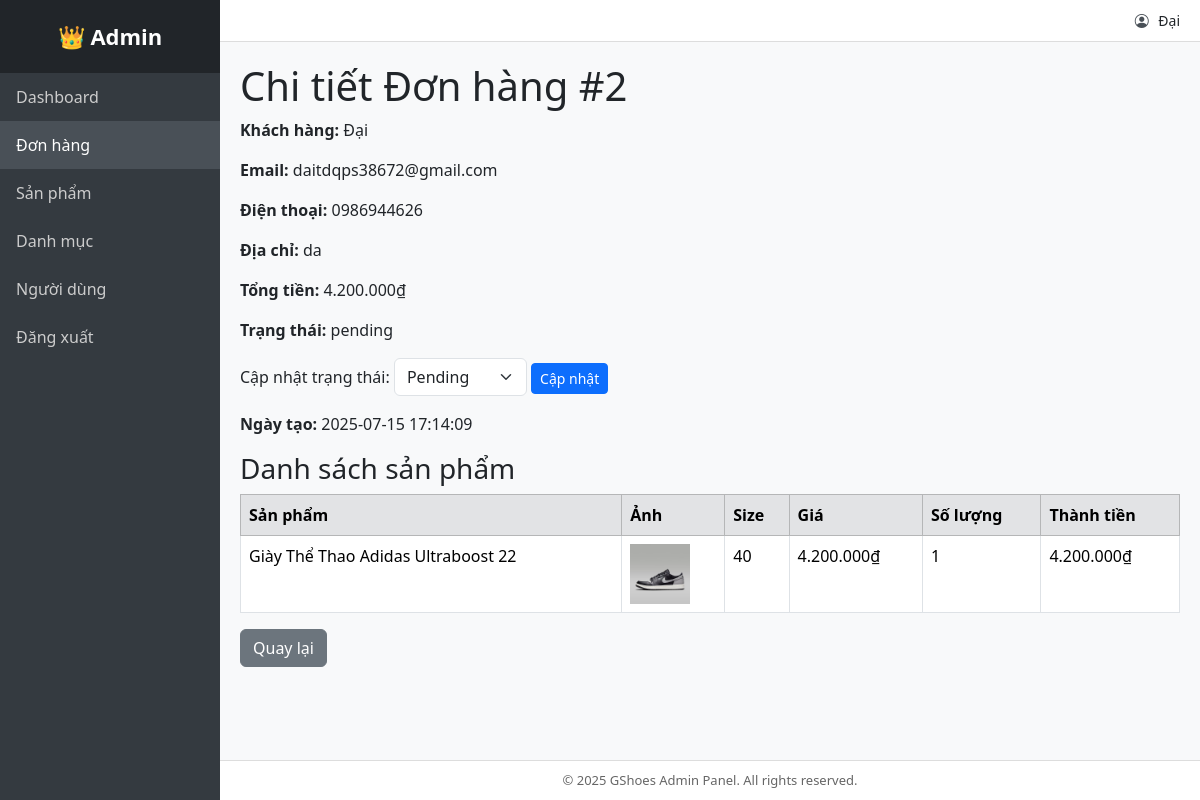
The page /admin/index.php?controller=order&action=detail&id=2 (signed in) on the database its author committed.
### tables this page shows
CREATE TABLE `orders` (
  `id` int(10) UNSIGNED NOT NULL,
  `user_id` int(10) UNSIGNED DEFAULT NULL,
  `customer_name` varchar(100) NOT NULL,
  `customer_email` varchar(100) DEFAULT NULL,
  `customer_phone` varchar(20) DEFAULT NULL,
  `customer_address` text DEFAULT NULL,
  `total` decimal(12,2) NOT NULL,
  `status` enum('pending','paid','shipping','completed','cancelled') DEFAULT 'pending',
  `created_at` datetime DEFAULT current_timestamp()
);

CREATE TABLE `order_items` (
  `order_id` int(10) UNSIGNED NOT NULL,
  `product_id` int(10) UNSIGNED NOT NULL,
  `size_eu` tinyint(3) UNSIGNED NOT NULL,
  `price` decimal(12,2) NOT NULL,
  `qty` smallint(5) UNSIGNED NOT NULL
);

CREATE TABLE `products` (
  `id` int(10) UNSIGNED NOT NULL,
  `category_id` int(10) UNSIGNED NOT NULL,
  `name` varchar(150) NOT NULL,
  `sku` varchar(50) NOT NULL,
  `price` decimal(12,2) NOT NULL,
  `description` text DEFAULT NULL,
  `thumbnail` varchar(255) DEFAULT NULL,
  `created_at` timestamp NOT NULL DEFAULT current_timestamp()
);

### admin/controllers/OrderController.php (called while the page is built, shortened)
<?php
require_once __DIR__ . '/../models/OrderModel.php';
class OrderController
{
    private $model;
    public function __construct()
    {
        $this->model = new OrderModel();
    }
    public function detail()
    {
        $id = $_GET['id'] ?? 0;
        $order = $this->model->getById($id);
        require __DIR__ . '/../views/order/detail.php';
    }
}

### includes/db.php (called while the page is built)
<?php
function getPDO(): PDO {
    static $pdo = null;
    if ($pdo === null) {
        $pdo = new PDO(
            'mysql:host=localhost;dbname=shoe_shop;charset=utf8mb4',
            'root',
            '',
            [
                PDO::ATTR_ERRMODE => PDO::ERRMODE_EXCEPTION,
                PDO::ATTR_DEFAULT_FETCH_MODE => PDO::FETCH_ASSOC,
            ]
        );
    }
    return $pdo;
}

### admin/models/OrderModel.php (called while the page is built, shortened)
<?php
require_once __DIR__ . '/../../includes/db.php';
class OrderModel
{
    private $pdo;
    public function __construct()
    {
        $this->pdo = getPDO();
    }
    public function getById($id)
    {
        $stmt = $this->pdo->prepare("SELECT * FROM orders WHERE id = ?");
        $stmt->execute([$id]);
        $order = $stmt->fetch();
        $stmtItems = $this->pdo->prepare("
            SELECT oi.*, p.name AS product_name, p.thumbnail
            FROM order_items oi
            JOIN products p ON oi.product_id = p.id
            WHERE oi.order_id = ?
        ");
        $stmtItems->execute([$id]);
        $order['items'] = $stmtItems->fetchAll();
        return $order;
    }
}

### admin/views/order/detail.php (the view, shortened to what this page needs)
<?php require_once __DIR__ . '/../../layouts/header.php'; ?>
<h1>Chi tiết Đơn hàng #<?= $order['id'] ?></h1>
<p><strong>Khách hàng:</strong> <?= htmlspecialchars($order['customer_name']) ?></p>
<p><strong>Email:</strong> <?= htmlspecialchars($order['customer_email']) ?></p>
<p><strong>Điện thoại:</strong> <?= htmlspecialchars($order['customer_phone']) ?></p>
<p><strong>Địa chỉ:</strong> <?= nl2br(htmlspecialchars($order['customer_address'])) ?></p>
<p><strong>Tổng tiền:</strong> <?= number_format($order['total'], 0, ',', '.') ?>₫</p>
<p><strong>Trạng thái:</strong> <?= htmlspecialchars($order['status']) ?></p>
<form method="post" action="index.php?controller=order&action=updateStatus" class="mb-3">
    <label for="status">Cập nhật trạng thái:</label>
    <select name="status" id="status" class="form-select w-auto d-inline-block">
        <?php
        $statuses = ['pending', 'paid', 'shipping', 'completed', 'cancelled'];
        foreach ($statuses as $st):
        ?>
            <option value="<?= $st ?>" <?= $order['status'] === $st ? 'selected' : '' ?>>
                <?= ucfirst($st) ?>
            </option>
        <?php endforeach; ?>
    </select>
    <button type="submit" class="btn btn-primary btn-sm">Cập nhật</button>
</form>
<p><strong>Ngày tạo:</strong> <?= htmlspecialchars($order['created_at']) ?></p>
<h3>Danh sách sản phẩm</h3>
<table class="table table-bordered">
    <thead class="table-secondary">
        <tr>
            <th>Sản phẩm</th>
            <th>Ảnh</th>
            <th>Size</th>
            <th>Giá</th>
            <th>Số lượng</th>
            <th>Thành tiền</th>
        </tr>
    </thead>
    <tbody>
        <?php foreach ($order['items'] as $item): ?>
            <tr>
                <td><?= htmlspecialchars($item['product_name']) ?></td>
                <td><img src="/Gshoes_Shop<?= htmlspecialchars($item['thumbnail']) ?>" alt="" style="height: 60px;"></td>
                <td><?= htmlspecialchars($item['size_eu']) ?></td>
                <td><?= number_format($item['price'], 0, ',', '.') ?>₫</td>
                <td><?= $item['qty'] ?></td>
                <td><?= number_format($item['price'] * $item['qty'], 0, ',', '.') ?>₫</td>
            </tr>
        <?php endforeach; ?>
    </tbody>
</table>
<a href="index.php?controller=order&action=index" class="btn btn-secondary">Quay lại</a>
<?php require_once __DIR__ . '/../../layouts/footer.php'; ?>

### admin/layouts/header.php (style rules this page uses)
body { min-height: 100vh; display: flex; margin: 0; }

### rows shown on the page
orders: id "2", customer_name "Đại", customer_email "daitdqps38672@gmail.com", customer_phone "0986944626", customer_address "da", total "4.200.000", status "pending", status "Pending", created_at "2025-07-15 17:14:09"
order_items: product.name "Giày Thể Thao Adidas Ultraboost 22", product.thumbnail (picture), size_eu "40", price "4.200.000", qty "1", $item['price'] * $item['qty'] "4.200.000"

### other values the page prints
$user['name'] "Đại"
